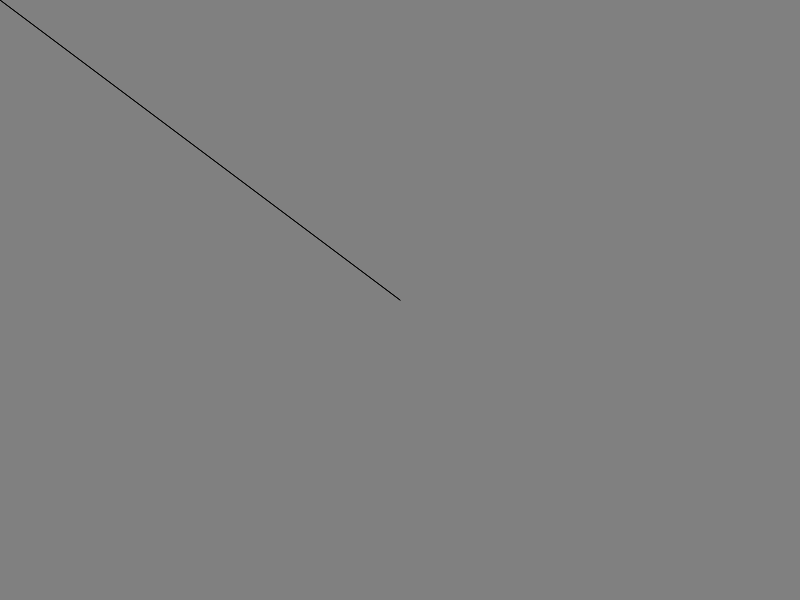
Frame 1 (no input)
Frame 60 (no input): identical to frame 1, image omitted
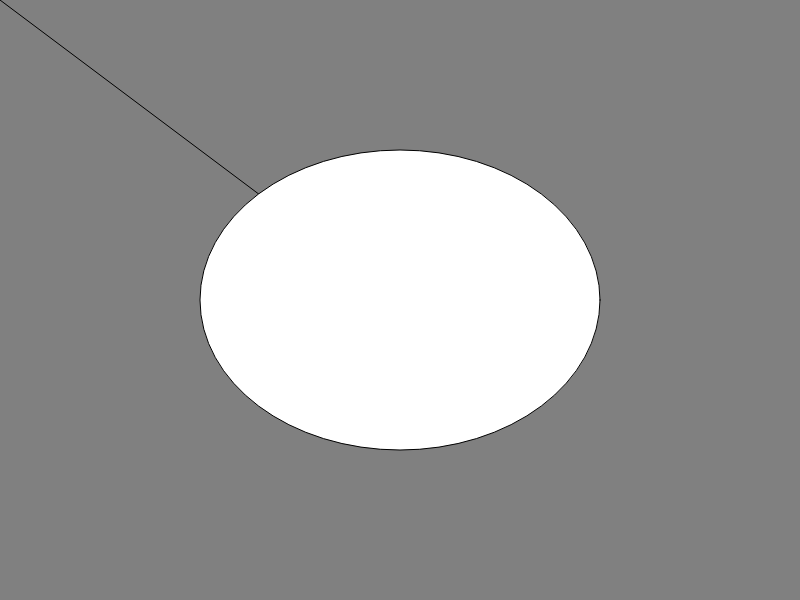
Frame 120 (the mouse pressed at the canvas centre since frame 60)

The p5.js sketch that drew these frames (run headless with seeded random() and noise() and a simulated clock; from frame 60 on, the mouse is pressed at the canvas centre):

// p5.js sketch
// ── sketch.js
function setup() {
  createCanvas(800, 600);
}

function draw(){
  background(128,128,128);

  //Static Line
  line(0,0,400,300);

  //Dynamic Line
  line(400,300,mouseX,mouseY);

  //Dynamic Line
  ellipse(mouseX,mouseY,mouseX,mouseY);
}
